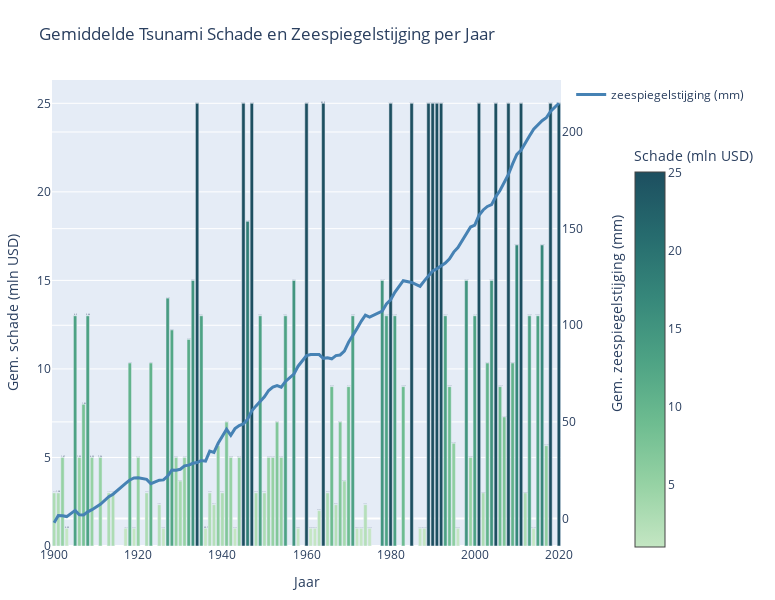

Notebook code cell kept with this figure:
### Markdown cell above
Op de wereldkaart is te zien dat de zwaarst getroffen gebieden zich vooral bevinden in kustregio’s zoals Zuidoost-Azië. Deze gebieden zijn vaak laaggelegen, dichtbevolkt en economisch kwetsbaar. Juist in zulke regio’s kan een relatief kleine verandering in zeeniveau grote gevolgen hebben (Kornei & Kornei, 2022). De kaart laat zien dat waar dit risico het grootst is, de schade ook het meest geconcentreerd voorkomt. Naarmate de zeespiegel stijgt, en de jaren toenemen, wordt de schade van tsunami's (in USD) steeds hoger.
Ook in Plot 3 wordt duidelijk hoe de financiële schade van tsunami’s door de jaren heen is toegenomen. In deze visualisatie zijn de jaarlijkse schadebedragen in USD weergegeven, waarbij opvalt dat vooral in de meer recente jaren de economische impact aanzienlijk hoger ligt. De extreem hoge schadebedragen van de tsunami’s in 2004 en 2011 zijn uit de grafiek verwijderd, omdat deze uitschieters de schaal zo beïnvloedden dat de overige gegevens minder goed zichtbaar werden.

### Code cell
import pandas as pd
import numpy as np
import plotly.graph_objects as go
import re

def parse_damage(val):
    if pd.isna(val):
        return np.nan
    val = val.upper().strip()

    if 'BILLION' in val or 'B' in val:
        nums = re.findall(r'\d+\.?\d*', val)
        if nums:
            return float(nums[0]) * 1000
    elif 'MILLION' in val or 'M' in val:
        nums = re.findall(r'\d+\.?\d*', val)
        if nums:
            return float(nums[0])
    elif 'LIMITED' in val or 'LIITED' in val or '<$1' in val:
        return 0.5
    else:
        nums = re.findall(r'\d+\.?\d*', val)
        if nums:
            return float(nums[0])

    return np.nan

merged = merged.rename(columns={
    'year': 'YEAR',
    'mmfrom1993-2008average': 'Sea_Level_Change_mm'
})

merged['Estimated_Damage_MillionUSD'] = merged['DAMAGE_TOTAL_DESCRIPTION'].apply(parse_damage)

bubble_data = merged.groupby('YEAR').agg({
    'Sea_Level_Change_mm': 'mean',
    'Estimated_Damage_MillionUSD': 'mean',
    'DAMAGE_TOTAL_DESCRIPTION': 'count'
}).reset_index().rename(columns={'DAMAGE_TOTAL_DESCRIPTION': 'Tsunami_Count'})

bubble_data = bubble_data.dropna(subset=['Sea_Level_Change_mm', 'Estimated_Damage_MillionUSD'])
bubble_data = bubble_data[bubble_data['Estimated_Damage_MillionUSD'] <= 100]

fig = go.Figure()

fig.add_trace(go.Bar(
    x=bubble_data['YEAR'],
    y=bubble_data['Estimated_Damage_MillionUSD'],
    name='',
    showlegend=False,
    marker=dict(
        color=bubble_data['Estimated_Damage_MillionUSD'],
        colorscale='blugrn',
        colorbar=dict(
            title='Schade (mln USD)',
            x=1.125,          
            y=0.425,            
            xanchor='left',
            yanchor='middle',
            len=0.9           
        ),
        showscale=True
    ),
    hovertemplate=
        '<b>Jaar:</b> %{x}<br>'+
        '<b>Gem. schade:</b> %{y:.2f} mln USD<br>'+
        '<b>Aantal tsunami’s:</b> %{customdata}<br>'+
        '<b>Gem. zeespiegelstijging:</b> %{text:.2f} mm<br>',
    customdata=bubble_data['Tsunami_Count'],
    text=bubble_data['Sea_Level_Change_mm'],
))



fig.add_trace(go.Scatter(
    x=bubble_data['YEAR'],
    y=bubble_data['Sea_Level_Change_mm'],
    name='zeespiegelstijging (mm)',
    yaxis='y2',
    mode='lines', 
    line=dict(color='steelblue', width=3),
    hoverinfo='none' 
))


fig.update_layout(
    title='Gemiddelde Tsunami Schade en Zeespiegelstijging per Jaar',
    xaxis=dict(title='Jaar'),
    yaxis=dict(
        title='Gem. schade (mln USD)',
        rangemode='tozero'
    ),
yaxis2=dict(
    title='Gem. zeespiegelstijging (mm)',
    overlaying='y',
    side='right',
    rangemode='tozero',
    title_font=dict(
        size=14,
    ),
    title_standoff=30
),

    height=600,
    width=775,
    margin=dict(l=50, r=70, t=80, b=50)
)

fig.show()

### Figure 1 — Plotly figure (JSON) as saved in the notebook; plotly's stock layout.template omitted (floating-point values rounded to 4 significant figures)
{"data": [{"customdata": [2, 2, 1, 1, 2, 2, 4, 2, 2, 2, 2, 4, 3, 3, 1, 1, 2, 3, 3, 1, 4, 5, 2, 3, 1, 3, 2, 1, 2, 1, 2, 3, 6, 2, 4, 1, 1, 1, 1, 3, 1, 2, 2, 2, 1, 1, 4, 1, 2, 2, 2, 2, 1, 2, 4, 2, 4, 3, 3, 6, 3, 3, 2, 1, 1, 3, 1, 2, 5, 1, 2, 3, 2, 1, 1, 1, 1, 1, 2, 2, 3, 5, 3, 2, 1, 2, 2, 4, 3, 2, 1, 3, 7, 1, 3, 3, 1, 4, 2, 1, 2, 3, 6, 3, 1], "hovertemplate": "<b>Jaar:</b> %{x}<br><b>Gem. schade:</b> %{y:.2f} mln USD<br><b>Aantal tsunami’s:</b> %{customdata}<br><b>Gem. zeespiegelstijging:</b> %{text:.2f} mm<br>", "marker": {"color": [3.0, 3.0, 5.0, 1.0, 13.0, 5.0, 8.0, 13.0, 5.0, 5.0, 3.0, 3.0, 1.0, 10.33, 1.0, 5.0, 3.0, 10.33, 2.333, 1.0, 14.0, 12.2, 5.0, 3.667, 5.0, 11.67, 15.0, 25.0, 13.0, 1.0, 3.0, 2.333, 5.667, 3.0, 7.0, 5.0, 1.0, 5.0, 25.0, 18.33, 25.0, 3.0, 13.0, 3.0, 5.0, 5.0, 7.0, 5.0, 13.0, 15.0, 1.0, 25.0, 1.0, 1.0, 2.0, 25.0, 3.0, 9.0, 2.333, 7.0, 3.667, 9.0, 13.0, 1.0, 1.0, 2.333, 1.0, 15.0, 13.0, 25.0, 13.0, 9.0, 25.0, 1.0, 1.0, 25.0, 25.0, 25.0, 25.0, 13.0, 9.0, 5.8, 1.0, 15.0, 5.0, 13.0, 25.0, 3.0, 10.33, 15.0, 25.0, 9.0, 7.286, 25.0, 10.33, 17.0, 25.0, 3.0, 13.0, 1.0, 13.0, 17.0, 5.667, 25.0, 25.0], "colorbar": {"len": 0.9, "title": {"text": "Schade (mln USD)"}, "x": 1.125, "xanchor": "left", "y": 0.425, "yanchor": "middle"}, "colorscale": [[0, "rgb(196, 230, 195)"], [0.1667, "rgb(150, 210, 164)"], [0.3333, "rgb(109, 188, 144)"], [0.5, "rgb(77, 162, 132)"], [0.6667, "rgb(54, 135, 122)"], [0.8333, "rgb(38, 107, 110)"], [1, "rgb(29, 79, 96)"]], "showscale": true}, "name": "", "showlegend": false, "text": [-2.17, 1.58, 1.47, 0.99, 4.2, 1.95, 1.84, 3.46, 4.55, 7.36, 11.27, 12.59, 18.17, 19.92, 20.97, 21.13, 20.27, 18.01, 19.85, 19.98, 21.96, 25.07, 24.97, 25.49, 27.27, 27.62, 28.57, 28.96, 30.01, 29.7, 34.87, 34.17, 38.98, 42.67, 46.17, 43.08, 46.53, 48.14, 48.94, 51.38, 55.69, 58.29, 60.36, 62.95, 66.25, 67.99, 68.79, 67.93, 70.92, 74.71, 78.82, 84.29, 84.89, 84.73, 84.85, 82.9, 83.22, 82.64, 84.31, 84.63, 86.63, 91.17, 94.39, 98.27, 102.0, 105.2, 104.2, 107.3, 111.0, 113.2, 117.1, 123.1, 122.2, 120.2, 123.0, 125.5, 128.1, 129.3, 130.7, 132.2, 134.3, 137.9, 140.2, 147.5, 150.8, 151.8, 156.9, 159.7, 161.5, 162.5, 166.6, 169.8, 173.8, 178.1, 183.5, 188.4, 190.6, 194.6, 198.0, 201.5, 203.5, 205.9, 207.4, 210.6, 214.9], "type": "bar", "x": [1900, 1901, 1902, 1903, 1905, 1906, 1907, 1908, 1909, 1911, 1913, 1914, 1917, 1918, 1919, 1920, 1922, 1923, 1925, 1926, 1927, 1928, 1929, 1930, 1931, 1932, 1933, 1934, 1935, 1936, 1937, 1938, 1939, 1940, 1941, 1942, 1943, 1944, 1945, 1946, 1947, 1948, 1949, 1950, 1951, 1952, 1953, 1954, 1955, 1957, 1958, 1960, 1961, 1962, 1963, 1964, 1965, 1966, 1967, 1968, 1969, 1970, 1971, 1972, 1973, 1974, 1975, 1978, 1979, 1980, 1981, 1983, 1985, 1987, 1988, 1989, 1990, 1991, 1992, 1993, 1994, 1995, 1996, 1998, 1999, 2000, 2001, 2002, 2003, 2004, 2005, 2006, 2007, 2008, 2009, 2010, 2011, 2012, 2013, 2014, 2015, 2016, 2017, 2018, 2020], "y": [3.0, 3.0, 5.0, 1.0, 13.0, 5.0, 8.0, 13.0, 5.0, 5.0, 3.0, 3.0, 1.0, 10.33, 1.0, 5.0, 3.0, 10.33, 2.333, 1.0, 14.0, 12.2, 5.0, 3.667, 5.0, 11.67, 15.0, 25.0, 13.0, 1.0, 3.0, 2.333, 5.667, 3.0, 7.0, 5.0, 1.0, 5.0, 25.0, 18.33, 25.0, 3.0, 13.0, 3.0, 5.0, 5.0, 7.0, 5.0, 13.0, 15.0, 1.0, 25.0, 1.0, 1.0, 2.0, 25.0, 3.0, 9.0, 2.333, 7.0, 3.667, 9.0, 13.0, 1.0, 1.0, 2.333, 1.0, 15.0, 13.0, 25.0, 13.0, 9.0, 25.0, 1.0, 1.0, 25.0, 25.0, 25.0, 25.0, 13.0, 9.0, 5.8, 1.0, 15.0, 5.0, 13.0, 25.0, 3.0, 10.33, 15.0, 25.0, 9.0, 7.286, 25.0, 10.33, 17.0, 25.0, 3.0, 13.0, 1.0, 13.0, 17.0, 5.667, 25.0, 25.0]}, {"hoverinfo": "none", "line": {"color": "steelblue", "width": 3}, "mode": "lines", "name": "zeespiegelstijging (mm)", "type": "scatter", "x": [1900, 1901, 1902, 1903, 1905, 1906, 1907, 1908, 1909, 1911, 1913, 1914, 1917, 1918, 1919, 1920, 1922, 1923, 1925, 1926, 1927, 1928, 1929, 1930, 1931, 1932, 1933, 1934, 1935, 1936, 1937, 1938, 1939, 1940, 1941, 1942, 1943, 1944, 1945, 1946, 1947, 1948, 1949, 1950, 1951, 1952, 1953, 1954, 1955, 1957, 1958, 1960, 1961, 1962, 1963, 1964, 1965, 1966, 1967, 1968, 1969, 1970, 1971, 1972, 1973, 1974, 1975, 1978, 1979, 1980, 1981, 1983, 1985, 1987, 1988, 1989, 1990, 1991, 1992, 1993, 1994, 1995, 1996, 1998, 1999, 2000, 2001, 2002, 2003, 2004, 2005, 2006, 2007, 2008, 2009, 2010, 2011, 2012, 2013, 2014, 2015, 2016, 2017, 2018, 2020], "y": [-2.17, 1.58, 1.47, 0.99, 4.2, 1.95, 1.84, 3.46, 4.55, 7.36, 11.27, 12.59, 18.17, 19.92, 20.97, 21.13, 20.27, 18.01, 19.85, 19.98, 21.96, 25.07, 24.97, 25.49, 27.27, 27.62, 28.57, 28.96, 30.01, 29.7, 34.87, 34.17, 38.98, 42.67, 46.17, 43.08, 46.53, 48.14, 48.94, 51.38, 55.69, 58.29, 60.36, 62.95, 66.25, 67.99, 68.79, 67.93, 70.92, 74.71, 78.82, 84.29, 84.89, 84.73, 84.85, 82.9, 83.22, 82.64, 84.31, 84.63, 86.63, 91.17, 94.39, 98.27, 102.0, 105.2, 104.2, 107.3, 111.0, 113.2, 117.1, 123.1, 122.2, 120.2, 123.0, 125.5, 128.1, 129.3, 130.7, 132.2, 134.3, 137.9, 140.2, 147.5, 150.8, 151.8, 156.9, 159.7, 161.5, 162.5, 166.6, 169.8, 173.8, 178.1, 183.5, 188.4, 190.6, 194.6, 198.0, 201.5, 203.5, 205.9, 207.4, 210.6, 214.9], "yaxis": "y2"}], "layout": {"height": 600, "margin": {"b": 50, "l": 50, "r": 70, "t": 80}, "title": {"text": "Gemiddelde Tsunami Schade en Zeespiegelstijging per Jaar"}, "width": 775, "xaxis": {"title": {"text": "Jaar"}}, "yaxis": {"rangemode": "tozero", "title": {"text": "Gem. schade (mln USD)"}}, "yaxis2": {"overlaying": "y", "rangemode": "tozero", "side": "right", "title": {"font": {"size": 14}, "standoff": 30, "text": "Gem. zeespiegelstijging (mm)"}}}}
